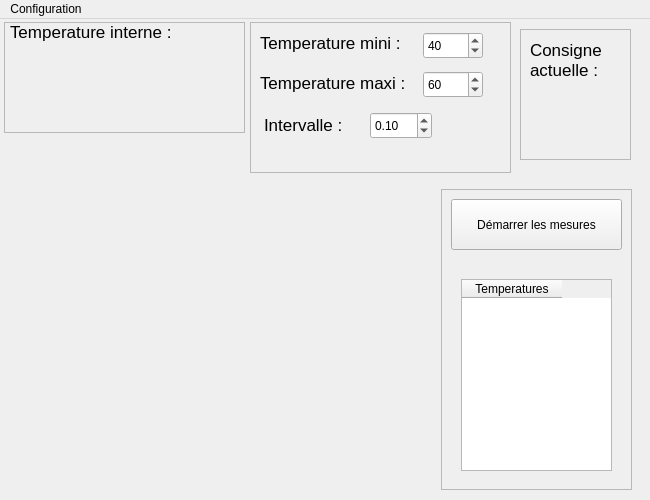
<?xml version="1.0" encoding="UTF-8"?>
<ui version="4.0">
 <class>MainWindow</class>
 <widget class="QMainWindow" name="MainWindow">
  <property name="enabled">
   <bool>true</bool>
  </property>
  <property name="geometry">
   <rect>
    <x>0</x>
    <y>0</y>
    <width>650</width>
    <height>500</height>
   </rect>
  </property>
  <property name="minimumSize">
   <size>
    <width>650</width>
    <height>500</height>
   </size>
  </property>
  <property name="maximumSize">
   <size>
    <width>650</width>
    <height>500</height>
   </size>
  </property>
  <property name="font">
   <font>
    <kerning>true</kerning>
   </font>
  </property>
  <property name="windowTitle">
   <string>Définition  des mesures</string>
  </property>
  <widget class="QWidget" name="centralWidget">
   <widget class="QPushButton" name="demarrer">
    <property name="geometry">
     <rect>
      <x>451</x>
      <y>180</y>
      <width>171</width>
      <height>51</height>
     </rect>
    </property>
    <property name="toolTip">
     <string>Démarrer une série de mesure</string>
    </property>
    <property name="text">
     <string>Démarrer les mesures</string>
    </property>
   </widget>
   <widget class="QLabel" name="label_5">
    <property name="geometry">
     <rect>
      <x>10</x>
      <y>2</y>
      <width>191</width>
      <height>21</height>
     </rect>
    </property>
    <property name="font">
     <font>
      <pointsize>13</pointsize>
     </font>
    </property>
    <property name="text">
     <string>Temperature interne :</string>
    </property>
   </widget>
   <widget class="QTableWidget" name="tableWidget">
    <property name="geometry">
     <rect>
      <x>461</x>
      <y>260</y>
      <width>151</width>
      <height>192</height>
     </rect>
    </property>
    <column>
     <property name="text">
      <string>Temperatures</string>
     </property>
    </column>
   </widget>
   <widget class="QLabel" name="labelCam">
    <property name="geometry">
     <rect>
      <x>20</x>
      <y>180</y>
      <width>391</width>
      <height>281</height>
     </rect>
    </property>
    <property name="font">
     <font>
      <pointsize>14</pointsize>
      <weight>75</weight>
      <bold>true</bold>
     </font>
    </property>
    <property name="text">
     <string/>
    </property>
   </widget>
   <widget class="QFrame" name="frame">
    <property name="geometry">
     <rect>
      <x>250</x>
      <y>3</y>
      <width>261</width>
      <height>151</height>
     </rect>
    </property>
    <property name="frameShape">
     <enum>QFrame::StyledPanel</enum>
    </property>
    <property name="frameShadow">
     <enum>QFrame::Raised</enum>
    </property>
    <widget class="QSpinBox" name="spinMini">
     <property name="geometry">
      <rect>
       <x>173</x>
       <y>10</y>
       <width>60</width>
       <height>27</height>
      </rect>
     </property>
     <property name="maximum">
      <number>2000</number>
     </property>
     <property name="value">
      <number>40</number>
     </property>
    </widget>
    <widget class="QSpinBox" name="spinMaxi">
     <property name="geometry">
      <rect>
       <x>173</x>
       <y>49</y>
       <width>60</width>
       <height>27</height>
      </rect>
     </property>
     <property name="maximum">
      <number>2000</number>
     </property>
     <property name="value">
      <number>60</number>
     </property>
    </widget>
    <widget class="QDoubleSpinBox" name="spinInter">
     <property name="geometry">
      <rect>
       <x>120</x>
       <y>90</y>
       <width>62</width>
       <height>27</height>
      </rect>
     </property>
     <property name="minimum">
      <double>0.050000000000000</double>
     </property>
     <property name="value">
      <double>0.100000000000000</double>
     </property>
    </widget>
    <widget class="QLabel" name="label_3">
     <property name="geometry">
      <rect>
       <x>10</x>
       <y>40</y>
       <width>181</width>
       <height>41</height>
      </rect>
     </property>
     <property name="font">
      <font>
       <pointsize>13</pointsize>
      </font>
     </property>
     <property name="text">
      <string>Temperature maxi :</string>
     </property>
    </widget>
    <widget class="QLabel" name="label_2">
     <property name="geometry">
      <rect>
       <x>10</x>
       <y>0</y>
       <width>171</width>
       <height>41</height>
      </rect>
     </property>
     <property name="font">
      <font>
       <pointsize>13</pointsize>
      </font>
     </property>
     <property name="text">
      <string>Temperature mini :</string>
     </property>
    </widget>
    <widget class="QLabel" name="label_4">
     <property name="geometry">
      <rect>
       <x>14</x>
       <y>92</y>
       <width>101</width>
       <height>21</height>
      </rect>
     </property>
     <property name="font">
      <font>
       <pointsize>13</pointsize>
      </font>
     </property>
     <property name="text">
      <string>Intervalle :</string>
     </property>
    </widget>
   </widget>
   <widget class="QFrame" name="frame_2">
    <property name="geometry">
     <rect>
      <x>4</x>
      <y>3</y>
      <width>241</width>
      <height>111</height>
     </rect>
    </property>
    <property name="frameShape">
     <enum>QFrame::StyledPanel</enum>
    </property>
    <property name="frameShadow">
     <enum>QFrame::Raised</enum>
    </property>
    <widget class="QLabel" name="labelTempInt">
     <property name="geometry">
      <rect>
       <x>40</x>
       <y>30</y>
       <width>131</width>
       <height>61</height>
      </rect>
     </property>
     <property name="font">
      <font>
       <pointsize>24</pointsize>
       <weight>75</weight>
       <bold>true</bold>
      </font>
     </property>
     <property name="text">
      <string/>
     </property>
    </widget>
   </widget>
   <widget class="QFrame" name="frame_3">
    <property name="geometry">
     <rect>
      <x>441</x>
      <y>170</y>
      <width>191</width>
      <height>301</height>
     </rect>
    </property>
    <property name="frameShape">
     <enum>QFrame::StyledPanel</enum>
    </property>
    <property name="frameShadow">
     <enum>QFrame::Raised</enum>
    </property>
   </widget>
   <widget class="QLabel" name="label_7">
    <property name="geometry">
     <rect>
      <x>530</x>
      <y>40</y>
      <width>80</width>
      <height>21</height>
     </rect>
    </property>
    <property name="font">
     <font>
      <pointsize>13</pointsize>
     </font>
    </property>
    <property name="text">
     <string>actuelle :</string>
    </property>
   </widget>
   <widget class="QFrame" name="frame_4">
    <property name="geometry">
     <rect>
      <x>520</x>
      <y>10</y>
      <width>111</width>
      <height>131</height>
     </rect>
    </property>
    <property name="frameShape">
     <enum>QFrame::StyledPanel</enum>
    </property>
    <property name="frameShadow">
     <enum>QFrame::Raised</enum>
    </property>
    <widget class="QLabel" name="labelConsigne">
     <property name="geometry">
      <rect>
       <x>17</x>
       <y>67</y>
       <width>81</width>
       <height>41</height>
      </rect>
     </property>
     <property name="font">
      <font>
       <pointsize>20</pointsize>
       <weight>75</weight>
       <bold>true</bold>
      </font>
     </property>
     <property name="text">
      <string/>
     </property>
    </widget>
    <widget class="QLabel" name="label_6">
     <property name="geometry">
      <rect>
       <x>10</x>
       <y>0</y>
       <width>91</width>
       <height>41</height>
      </rect>
     </property>
     <property name="font">
      <font>
       <pointsize>13</pointsize>
      </font>
     </property>
     <property name="text">
      <string>Consigne</string>
     </property>
    </widget>
   </widget>
   <zorder>frame_3</zorder>
   <zorder>frame_4</zorder>
   <zorder>frame</zorder>
   <zorder>frame_2</zorder>
   <zorder>demarrer</zorder>
   <zorder>label_5</zorder>
   <zorder>tableWidget</zorder>
   <zorder>labelCam</zorder>
   <zorder>label_7</zorder>
  </widget>
  <widget class="QMenuBar" name="menuBar">
   <property name="geometry">
    <rect>
     <x>0</x>
     <y>0</y>
     <width>650</width>
     <height>25</height>
    </rect>
   </property>
   <widget class="QMenu" name="menuConfigurer_des_mesures">
    <property name="enabled">
     <bool>true</bool>
    </property>
    <property name="title">
     <string>Configuration</string>
    </property>
    <addaction name="separator"/>
    <addaction name="actionConfiguration_avanc_e"/>
   </widget>
   <addaction name="menuConfigurer_des_mesures"/>
  </widget>
  <action name="actionConfiguration_avanc_e">
   <property name="checkable">
    <bool>false</bool>
   </property>
   <property name="text">
    <string>Configuration avancée</string>
   </property>
   <property name="iconVisibleInMenu">
    <bool>true</bool>
   </property>
  </action>
 </widget>
 <layoutdefault spacing="6" margin="11"/>
 <tabstops>
  <tabstop>demarrer</tabstop>
  <tabstop>tableWidget</tabstop>
 </tabstops>
 <resources/>
 <connections/>
</ui>
